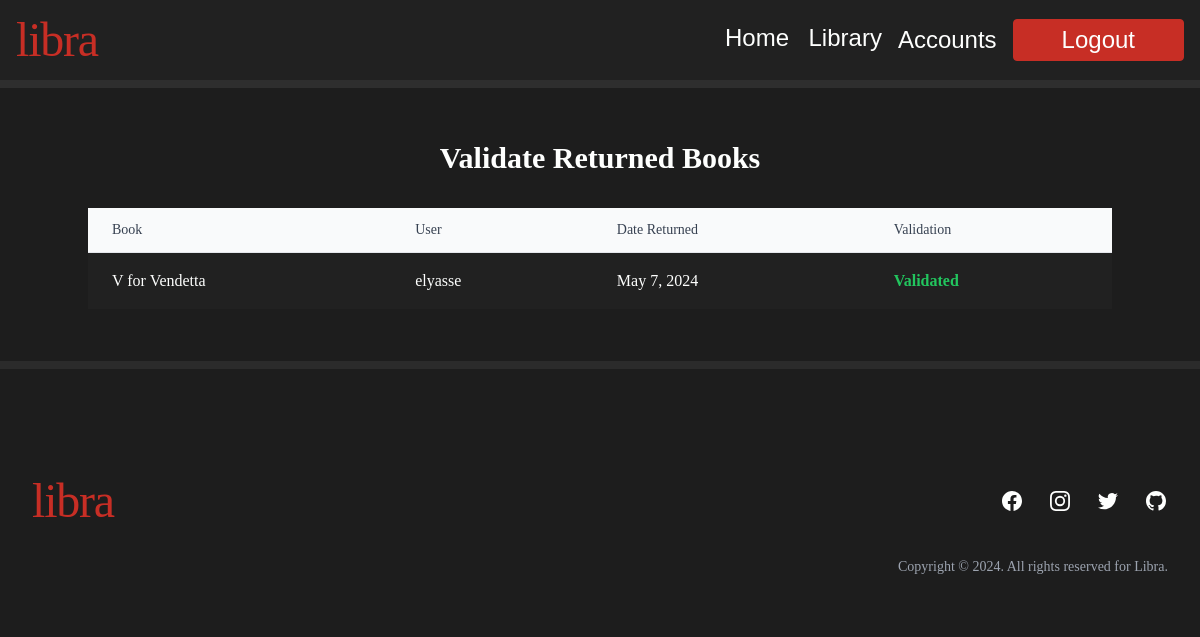
The page /returned/ (signed in) on the database its author committed.
### appbib/models.py (models this page shows, shortened)
class ReturnedBook(models.Model):
    book = models.ForeignKey(Book, on_delete=models.CASCADE)
    user = models.ForeignKey(CustomUser, on_delete=models.CASCADE)
    date_returned = models.DateField()
    validated = models.BooleanField(default=False)

class Book(models.Model):
    photo = models.ImageField(upload_to='book_photos/')
    title = models.CharField(max_length=255)
    author = models.CharField(max_length=255)
    summary = models.TextField()
    date_edition = models.DateField()
    quantity = models.IntegerField(default=0, validators=[MinValueValidator(0)])
    genre = models.CharField(max_length=255, choices=GENRE_CHOICES)
    language = models.CharField(max_length=100, choices=LANGUAGE_CHOICES)
    class Meta:
        ordering = ['title']
    def __str__(self):
        return self.title

class CustomUser(AbstractUser):
    phone_number = models.CharField(max_length=15, blank=True)  # Optional phone number
    groups = models.ManyToManyField(
        'auth.Group',
        related_name='customuser_groups',
        blank=True,
        verbose_name=_('groups'),
        help_text=_('The groups this user belongs to. A user will get all permissions granted to each of their groups.'),
    )
    user_permissions = models.ManyToManyField(
        'auth.Permission',
        related_name='customuser_permissions',
        blank=True,
        verbose_name=_('user permissions'),
        help_text=_('Specific permissions for this user.'),
    )

### appbib/views.py (the view)
# urls.py: path('returned/', returned_books, name='returned'),
def returned_books(request):
    returned_books = ReturnedBook.objects.all()
    if request.method == 'POST':
        returned_book_id = request.POST.get('returned_book_id')
        returned_book = ReturnedBook.objects.get(id=returned_book_id)
        returned_book.validated = True
        returned_book.save()
        return redirect('returned')
    return render(request, 'appbib/returned_books.html', {'returned_books': returned_books})

### appbib/templates/appbib/returned_books.html (shortened to what this page needs)
{% extends 'appbib/base.html' %}
{% load static %}
{% block main-content %}
<div class="container mx-auto py-8">
    <h1 class="text-3xl font-semibold text-center mb-8">Validate Returned Books</h1>
    <div class="overflow-x-auto">
        <table class="w-full bg-iiblack shadow-md rounded-lg divide-y divide-gray-200">
            <thead class="bg-gray-50">
                <tr>
                    <th class="px-6 py-3 text-left text-sm font-medium text-gray-700">Book</th>
                    <th class="px-6 py-3 text-left text-sm font-medium text-gray-700">User</th>
                    <th class="px-6 py-3 text-left text-sm font-medium text-gray-700">Date Returned</th>
                    <th class="px-6 py-3 text-left text-sm font-medium text-gray-700">Validation</th>
                </tr>
            </thead>
            <tbody class="bg-iiblack divide-y divide-gray-200">
                {% for returned_book in returned_books %}
                <tr>
                    <td class="px-6 py-4 whitespace-nowrap">{{ returned_book.book }}</td>
                    <td class="px-6 py-4 whitespace-nowrap">{{ returned_book.user }}</td>
                    <td class="px-6 py-4 whitespace-nowrap">{{ returned_book.date_returned }}</td>
                    <td class="px-6 py-4 whitespace-nowrap">
                        {% if not returned_book.validated %}
                        <form method="post">
                            {% csrf_token %}
                            <input type="hidden" name="returned_book_id" value="{{ returned_book.id }}">
                            <button type="submit" class="px-4 py-2 bg-blue-500 text-white rounded hover:bg-blue-600">Validate</button>
                        </form>
                        {% else %}
                        <span class="text-green-500 font-semibold">Validated</span>
                        {% endif %}
                    </td>
                </tr>
                {% endfor %}
            </tbody>
        </table>
    </div>
</div>
{% endblock %}

### rows shown on the page
ReturnedBook: book "V for Vendetta", user "elyasse", date_returned "May 7, 2024", validated "Validated"
